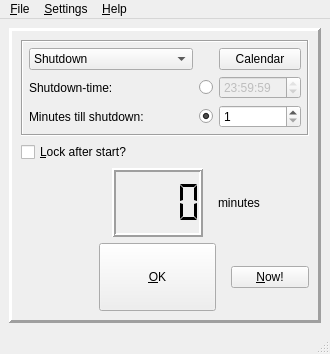
<?xml version="1.0" encoding="UTF-8"?>
<ui version="4.0">
 <class>Gui</class>
 <widget class="QMainWindow" name="Gui">
  <property name="geometry">
   <rect>
    <x>0</x>
    <y>0</y>
    <width>330</width>
    <height>354</height>
   </rect>
  </property>
  <property name="windowTitle">
   <string notr="true">'qshutdown'</string>
  </property>
  <property name="windowIcon">
   <iconset resource="../../../qshutdown.qrc">
    <normaloff>:/red_glasses</normaloff>:/red_glasses</iconset>
  </property>
  <widget class="QWidget" name="centralwidget">
   <layout class="QGridLayout" name="gridLayout_2">
    <item row="0" column="0">
     <widget class="QFrame" name="frame">
      <property name="sizePolicy">
       <sizepolicy hsizetype="Expanding" vsizetype="Expanding">
        <horstretch>0</horstretch>
        <verstretch>0</verstretch>
       </sizepolicy>
      </property>
      <property name="frameShape">
       <enum>QFrame::Panel</enum>
      </property>
      <property name="frameShadow">
       <enum>QFrame::Raised</enum>
      </property>
      <property name="lineWidth">
       <number>3</number>
      </property>
      <layout class="QGridLayout" name="gridLayout">
       <item row="0" column="0" colspan="2">
        <widget class="QFrame" name="frameBox">
         <property name="sizePolicy">
          <sizepolicy hsizetype="Expanding" vsizetype="Expanding">
           <horstretch>0</horstretch>
           <verstretch>0</verstretch>
          </sizepolicy>
         </property>
         <property name="frameShape">
          <enum>QFrame::Box</enum>
         </property>
         <property name="frameShadow">
          <enum>QFrame::Sunken</enum>
         </property>
         <property name="lineWidth">
          <number>1</number>
         </property>
         <layout class="QGridLayout" name="gridLayout_3">
          <property name="leftMargin">
           <number>6</number>
          </property>
          <property name="topMargin">
           <number>6</number>
          </property>
          <property name="rightMargin">
           <number>6</number>
          </property>
          <property name="bottomMargin">
           <number>6</number>
          </property>
          <item row="2" column="0">
           <widget class="QLabel" name="minutes">
            <property name="sizePolicy">
             <sizepolicy hsizetype="Expanding" vsizetype="Expanding">
              <horstretch>2</horstretch>
              <verstretch>2</verstretch>
             </sizepolicy>
            </property>
            <property name="text">
             <string>Minutes till shutdown:</string>
            </property>
           </widget>
          </item>
          <item row="1" column="2">
           <widget class="QTimeEdit" name="timeEdit">
            <property name="enabled">
             <bool>false</bool>
            </property>
            <property name="sizePolicy">
             <sizepolicy hsizetype="Expanding" vsizetype="Expanding">
              <horstretch>1</horstretch>
              <verstretch>1</verstretch>
             </sizepolicy>
            </property>
            <property name="date">
             <date>
              <year>1998</year>
              <month>12</month>
              <day>31</day>
             </date>
            </property>
            <property name="timeSpec">
             <enum>Qt::LocalTime</enum>
            </property>
           </widget>
          </item>
          <item row="2" column="2">
           <widget class="QSpinBox" name="spin">
            <property name="sizePolicy">
             <sizepolicy hsizetype="Expanding" vsizetype="Expanding">
              <horstretch>1</horstretch>
              <verstretch>1</verstretch>
             </sizepolicy>
            </property>
            <property name="minimum">
             <number>1</number>
            </property>
            <property name="maximum">
             <number>1440</number>
            </property>
            <property name="singleStep">
             <number>1</number>
            </property>
            <property name="value">
             <number>1</number>
            </property>
           </widget>
          </item>
          <item row="1" column="0">
           <widget class="QLabel" name="targetTime">
            <property name="sizePolicy">
             <sizepolicy hsizetype="Expanding" vsizetype="Expanding">
              <horstretch>2</horstretch>
              <verstretch>2</verstretch>
             </sizepolicy>
            </property>
            <property name="text">
             <string>Shutdown-time:</string>
            </property>
           </widget>
          </item>
          <item row="1" column="1">
           <widget class="QRadioButton" name="radio1">
            <property name="sizePolicy">
             <sizepolicy hsizetype="Fixed" vsizetype="Fixed">
              <horstretch>1</horstretch>
              <verstretch>1</verstretch>
             </sizepolicy>
            </property>
            <property name="layoutDirection">
             <enum>Qt::RightToLeft</enum>
            </property>
            <property name="text">
             <string/>
            </property>
           </widget>
          </item>
          <item row="2" column="1">
           <widget class="QRadioButton" name="radio2">
            <property name="enabled">
             <bool>true</bool>
            </property>
            <property name="sizePolicy">
             <sizepolicy hsizetype="Fixed" vsizetype="Fixed">
              <horstretch>1</horstretch>
              <verstretch>1</verstretch>
             </sizepolicy>
            </property>
            <property name="layoutDirection">
             <enum>Qt::RightToLeft</enum>
            </property>
            <property name="text">
             <string/>
            </property>
            <property name="checked">
             <bool>true</bool>
            </property>
           </widget>
          </item>
          <item row="0" column="0">
           <widget class="QComboBox" name="comboBox">
            <property name="sizePolicy">
             <sizepolicy hsizetype="Expanding" vsizetype="Expanding">
              <horstretch>2</horstretch>
              <verstretch>2</verstretch>
             </sizepolicy>
            </property>
            <property name="sizeAdjustPolicy">
             <enum>QComboBox::AdjustToContentsOnFirstShow</enum>
            </property>
            <item>
             <property name="text">
              <string>Shutdown</string>
             </property>
            </item>
            <item>
             <property name="text">
              <string>Reboot</string>
             </property>
            </item>
            <item>
             <property name="text">
              <string>Suspend</string>
             </property>
            </item>
            <item>
             <property name="text">
              <string>Hibernate</string>
             </property>
            </item>
           </widget>
          </item>
          <item row="0" column="2">
           <widget class="QToolButton" name="toolButton">
            <property name="sizePolicy">
             <sizepolicy hsizetype="Expanding" vsizetype="Expanding">
              <horstretch>1</horstretch>
              <verstretch>1</verstretch>
             </sizepolicy>
            </property>
            <property name="toolTip">
             <string>You can set a date in the calendar</string>
            </property>
            <property name="text">
             <string>Calendar</string>
            </property>
           </widget>
          </item>
         </layout>
        </widget>
       </item>
       <item row="1" column="0" colspan="2">
        <layout class="QGridLayout" name="gridLayout3">
         <item row="0" column="0">
          <widget class="QCheckBox" name="lock">
           <property name="sizePolicy">
            <sizepolicy hsizetype="Expanding" vsizetype="Minimum">
             <horstretch>0</horstretch>
             <verstretch>0</verstretch>
            </sizepolicy>
           </property>
           <property name="toolTip">
            <string>Lock settings after countdown started</string>
           </property>
           <property name="text">
            <string>&amp;Lock after start?</string>
           </property>
          </widget>
         </item>
        </layout>
       </item>
       <item row="2" column="0" colspan="2">
        <layout class="QGridLayout" name="gridLayout4" columnstretch="1,1,1">
         <property name="horizontalSpacing">
          <number>15</number>
         </property>
         <property name="verticalSpacing">
          <number>0</number>
         </property>
         <item row="0" column="0">
          <spacer name="horizontalSpacer1">
           <property name="orientation">
            <enum>Qt::Horizontal</enum>
           </property>
           <property name="sizeHint" stdset="0">
            <size>
             <width>40</width>
             <height>45</height>
            </size>
           </property>
          </spacer>
         </item>
         <item row="0" column="2">
          <widget class="QLabel" name="lcdL">
           <property name="sizePolicy">
            <sizepolicy hsizetype="Expanding" vsizetype="Expanding">
             <horstretch>0</horstretch>
             <verstretch>0</verstretch>
            </sizepolicy>
           </property>
           <property name="minimumSize">
            <size>
             <width>0</width>
             <height>30</height>
            </size>
           </property>
           <property name="text">
            <string>minutes</string>
           </property>
          </widget>
         </item>
         <item row="0" column="1">
          <widget class="QLCDNumber" name="lcd">
           <property name="sizePolicy">
            <sizepolicy hsizetype="Minimum" vsizetype="Minimum">
             <horstretch>0</horstretch>
             <verstretch>0</verstretch>
            </sizepolicy>
           </property>
           <property name="lineWidth">
            <number>2</number>
           </property>
           <property name="digitCount">
            <number>4</number>
           </property>
           <property name="segmentStyle">
            <enum>QLCDNumber::Flat</enum>
           </property>
           <property name="value" stdset="0">
            <double>0.000000000000000</double>
           </property>
          </widget>
         </item>
        </layout>
       </item>
       <item row="3" column="0" colspan="2">
        <layout class="QGridLayout" name="gridLayout5" columnstretch="2,3,2">
         <property name="horizontalSpacing">
          <number>15</number>
         </property>
         <property name="verticalSpacing">
          <number>0</number>
         </property>
         <item row="0" column="1" rowspan="3">
          <widget class="QPushButton" name="ok">
           <property name="sizePolicy">
            <sizepolicy hsizetype="Expanding" vsizetype="Preferred">
             <horstretch>0</horstretch>
             <verstretch>1</verstretch>
            </sizepolicy>
           </property>
           <property name="text">
            <string>&amp;OK</string>
           </property>
           <property name="autoDefault">
            <bool>true</bool>
           </property>
           <property name="default">
            <bool>false</bool>
           </property>
          </widget>
         </item>
         <item row="1" column="0">
          <spacer name="horizontalSpacer5">
           <property name="orientation">
            <enum>Qt::Horizontal</enum>
           </property>
           <property name="sizeType">
            <enum>QSizePolicy::Preferred</enum>
           </property>
           <property name="sizeHint" stdset="0">
            <size>
             <width>40</width>
             <height>10</height>
            </size>
           </property>
          </spacer>
         </item>
         <item row="2" column="0">
          <spacer name="horizontalSpacer4">
           <property name="orientation">
            <enum>Qt::Horizontal</enum>
           </property>
           <property name="sizeType">
            <enum>QSizePolicy::Preferred</enum>
           </property>
           <property name="sizeHint" stdset="0">
            <size>
             <width>40</width>
             <height>10</height>
            </size>
           </property>
          </spacer>
         </item>
         <item row="0" column="0">
          <spacer name="horizontalSpacer3">
           <property name="orientation">
            <enum>Qt::Horizontal</enum>
           </property>
           <property name="sizeType">
            <enum>QSizePolicy::Preferred</enum>
           </property>
           <property name="sizeHint" stdset="0">
            <size>
             <width>40</width>
             <height>10</height>
            </size>
           </property>
          </spacer>
         </item>
         <item row="1" column="2">
          <widget class="QPushButton" name="now">
           <property name="sizePolicy">
            <sizepolicy hsizetype="Ignored" vsizetype="Minimum">
             <horstretch>0</horstretch>
             <verstretch>0</verstretch>
            </sizepolicy>
           </property>
           <property name="text">
            <string>&amp;Now!</string>
           </property>
           <property name="autoDefault">
            <bool>true</bool>
           </property>
          </widget>
         </item>
        </layout>
       </item>
      </layout>
     </widget>
    </item>
   </layout>
  </widget>
  <widget class="QMenuBar" name="menubar">
   <property name="geometry">
    <rect>
     <x>0</x>
     <y>0</y>
     <width>330</width>
     <height>24</height>
    </rect>
   </property>
   <widget class="QMenu" name="menuFile">
    <property name="title">
     <string>&amp;File</string>
    </property>
    <addaction name="action_Reset"/>
    <addaction name="actionQuit"/>
   </widget>
   <widget class="QMenu" name="menuHelp">
    <property name="title">
     <string>&amp;Help</string>
    </property>
    <addaction name="action_Info"/>
    <addaction name="action_About"/>
    <addaction name="actionAbout_Qt"/>
   </widget>
   <widget class="QMenu" name="menu_Settings">
    <property name="title">
     <string>&amp;Settings</string>
    </property>
    <addaction name="action_Configure"/>
    <addaction name="separator"/>
    <addaction name="actionLog_file"/>
    <addaction name="actionKeep_window_proportions"/>
   </widget>
   <addaction name="menuFile"/>
   <addaction name="menu_Settings"/>
   <addaction name="menuHelp"/>
  </widget>
  <widget class="QStatusBar" name="statusbar"/>
  <action name="actionQuit">
   <property name="text">
    <string>&amp;Quit</string>
   </property>
  </action>
  <action name="action_Info">
   <property name="text">
    <string>&amp;Info</string>
   </property>
  </action>
  <action name="action_About">
   <property name="text">
    <string>&amp;About</string>
   </property>
  </action>
  <action name="action">
   <property name="text">
    <string>&amp;Preferences</string>
   </property>
  </action>
  <action name="action_Settings">
   <property name="text">
    <string>&amp;Settings</string>
   </property>
  </action>
  <action name="action_Reset">
   <property name="enabled">
    <bool>false</bool>
   </property>
   <property name="text">
    <string>&amp;Reset</string>
   </property>
  </action>
  <action name="actionLog_file">
   <property name="checkable">
    <bool>true</bool>
   </property>
   <property name="text">
    <string>&amp;Logfile</string>
   </property>
  </action>
  <action name="action_Configure">
   <property name="text">
    <string>&amp;Configure</string>
   </property>
  </action>
  <action name="actionKeep_window_proportions">
   <property name="checkable">
    <bool>true</bool>
   </property>
   <property name="checked">
    <bool>true</bool>
   </property>
   <property name="text">
    <string>&amp;Keep proportions</string>
   </property>
  </action>
  <action name="actionAbout_Qt">
   <property name="text">
    <string>About &amp;Qt</string>
   </property>
  </action>
 </widget>
 <tabstops>
  <tabstop>ok</tabstop>
  <tabstop>lock</tabstop>
  <tabstop>comboBox</tabstop>
  <tabstop>toolButton</tabstop>
  <tabstop>radio1</tabstop>
  <tabstop>timeEdit</tabstop>
  <tabstop>radio2</tabstop>
  <tabstop>spin</tabstop>
  <tabstop>now</tabstop>
 </tabstops>
 <resources>
  <include location="../../../qshutdown.qrc"/>
 </resources>
 <connections>
  <connection>
   <sender>timeEdit</sender>
   <signal>editingFinished()</signal>
   <receiver>ok</receiver>
   <slot>setFocus()</slot>
   <hints>
    <hint type="sourcelabel">
     <x>255</x>
     <y>101</y>
    </hint>
    <hint type="destinationlabel">
     <x>162</x>
     <y>271</y>
    </hint>
   </hints>
  </connection>
  <connection>
   <sender>spin</sender>
   <signal>editingFinished()</signal>
   <receiver>ok</receiver>
   <slot>setFocus()</slot>
   <hints>
    <hint type="sourcelabel">
     <x>255</x>
     <y>135</y>
    </hint>
    <hint type="destinationlabel">
     <x>162</x>
     <y>271</y>
    </hint>
   </hints>
  </connection>
  <connection>
   <sender>radio2</sender>
   <signal>toggled(bool)</signal>
   <receiver>spin</receiver>
   <slot>setEnabled(bool)</slot>
   <hints>
    <hint type="sourcelabel">
     <x>198</x>
     <y>135</y>
    </hint>
    <hint type="destinationlabel">
     <x>255</x>
     <y>135</y>
    </hint>
   </hints>
  </connection>
  <connection>
   <sender>radio1</sender>
   <signal>toggled(bool)</signal>
   <receiver>timeEdit</receiver>
   <slot>setEnabled(bool)</slot>
   <hints>
    <hint type="sourcelabel">
     <x>198</x>
     <y>101</y>
    </hint>
    <hint type="destinationlabel">
     <x>255</x>
     <y>101</y>
    </hint>
   </hints>
  </connection>
 </connections>
</ui>
